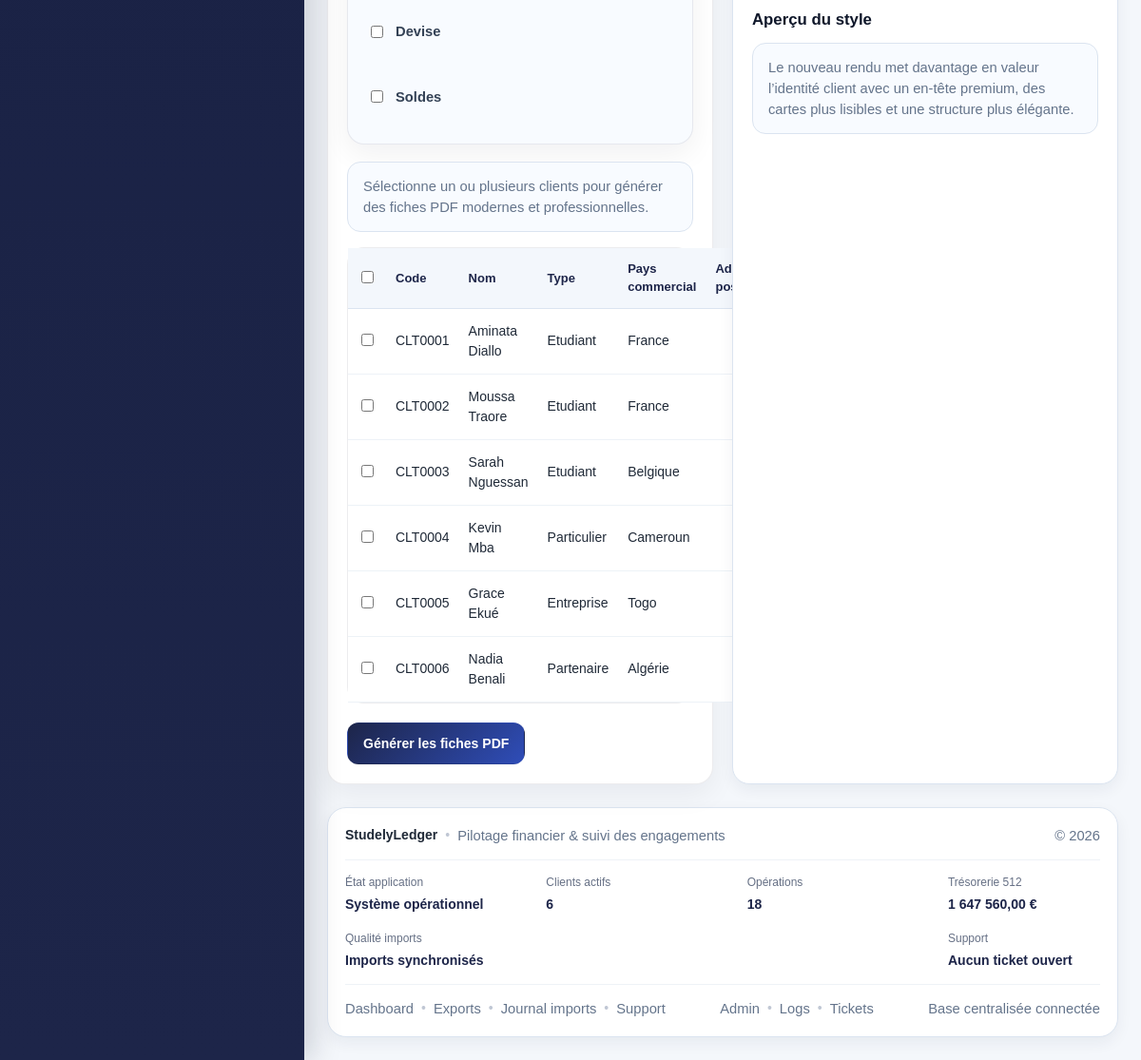
The app's page /modules/statements/client_profiles.php (signed in, lower part), older data.
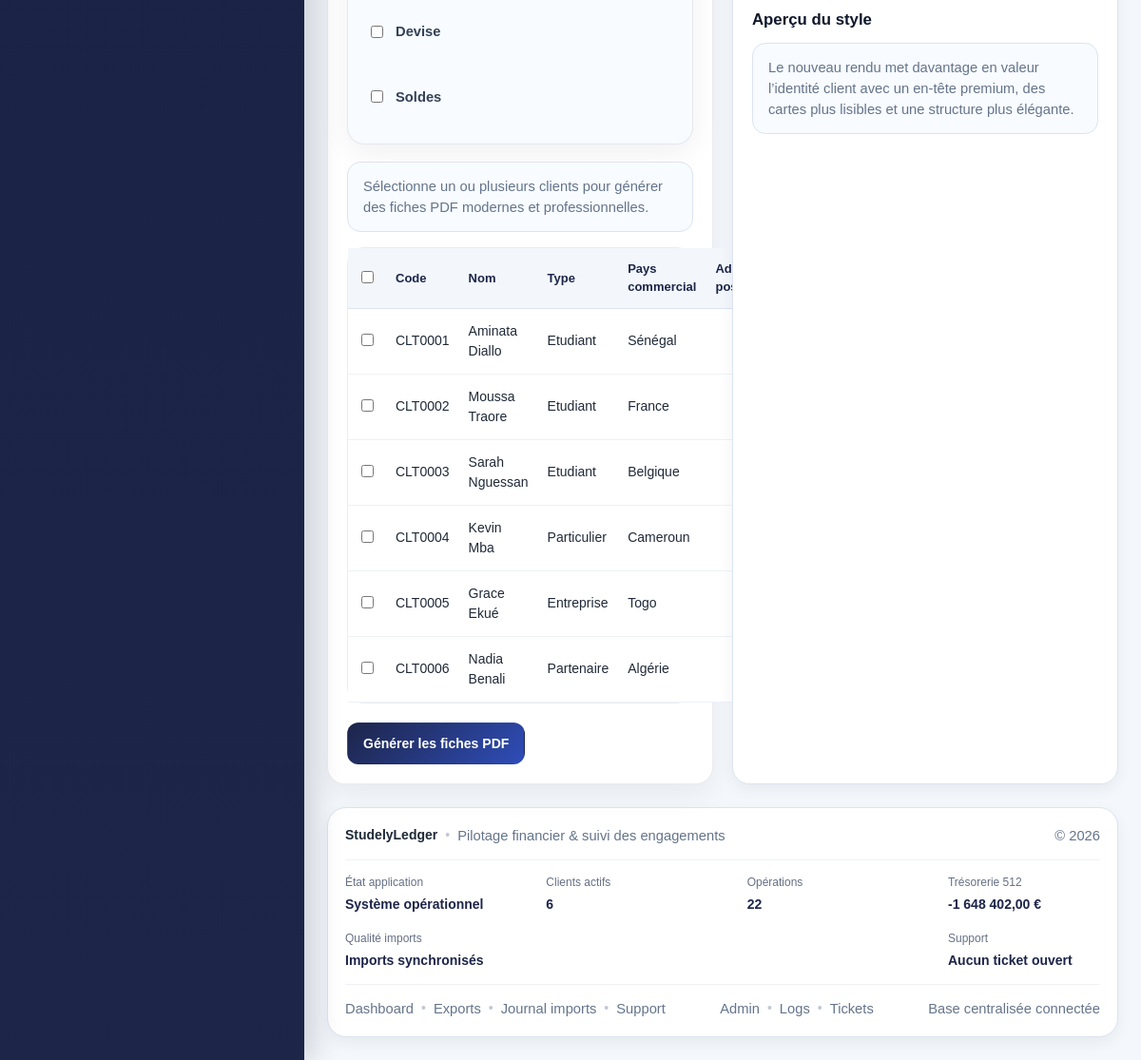
The same page, newer data.
### tables this page shows
CREATE TABLE `clients` (
  `id` int(11) NOT NULL,
  `client_code` varchar(20) NOT NULL,
  `first_name` varchar(150) NOT NULL,
  `last_name` varchar(150) NOT NULL,
  `full_name` varchar(255) NOT NULL,
  `email` varchar(255) DEFAULT NULL,
  `phone` varchar(100) DEFAULT NULL,
  `postal_address` varchar(255) DEFAULT NULL,
  `country_origin` varchar(150) DEFAULT NULL,
  `country_destination` varchar(150) DEFAULT NULL,
  `country_commercial` varchar(150) DEFAULT NULL,
  `client_type` varchar(150) DEFAULT NULL,
  `client_status` varchar(150) DEFAULT NULL,
  `status_id` int(11) DEFAULT NULL,
  `category_id` int(11) DEFAULT NULL,
  `currency` varchar(10) NOT NULL DEFAULT 'EUR',
  `generated_client_account` varchar(50) NOT NULL,
  `initial_treasury_account_id` int(11) DEFAULT NULL,
  `is_active` tinyint(1) NOT NULL DEFAULT 1,
  `created_at` datetime NOT NULL DEFAULT current_timestamp(),
  `updated_at` datetime DEFAULT NULL
);

### includes/admin_functions.php (called while the page is built, shortened)
<?php
if (!function_exists('e')) {
    function e(?string $value): string
    {
        return htmlspecialchars((string)($value ?? ''), ENT_QUOTES, 'UTF-8');
    }
}

### modules/statements/client_profiles.php (the view, shortened to what the changed rows need)
<?php
$pdo = getPDO();
require_once __DIR__ . '/../../includes/admin_functions.php';
$selectFields = [
    'c.id',
    'c.client_code',
    'c.full_name',
    'c.first_name',
    'c.last_name',
    'c.client_type',
    'c.country_commercial',
    'c.generated_client_account',
    'ba.balance AS current_balance'
];
if (columnExists($pdo, 'clients', 'postal_address')) {
    $selectFields[] = 'c.postal_address';
}
$sql = "
    SELECT
        " . implode(",\n        ", $selectFields) . "
    FROM clients c
    LEFT JOIN client_bank_accounts cba ON cba.client_id = c.id
    LEFT JOIN bank_accounts ba ON ba.id = cba.bank_account_id
    WHERE 1=1
";
$params = [];
$sql .= " ORDER BY c.client_code ASC";
$stmt = $pdo->prepare($sql);
$stmt->execute($params);
$clients = $stmt->fetchAll(PDO::FETCH_ASSOC);
require_once __DIR__ . '/../../includes/document_start.php';
?>
<div class="layout">
    <div class="main">
        <div class="dashboard-grid-2">
            <div class="form-card">
                <form method="POST" action="<?= e(APP_URL) ?>modules/statements/generate_bulk_pdf.php" style="margin-top:20px;">
                    <div class="table-card" style="padding:0; box-shadow:none;">
                        <table>
                            <thead>
                                <tr>
                                    <th style="width:40px;"><input type="checkbox" id="select_all_profiles"></th>
                                    <th>Code</th>
                                    <th>Nom</th>
                                    <th>Type</th>
                                    <th>Pays commercial</th>
                                    <th>Adresse postale</th>
                                    <th>Compte 411</th>
                                    <th>Solde courant</th>
                                    <th>Action rapide</th>
                                </tr>
                            </thead>
                            <tbody>
                                <?php foreach ($clients as $client): ?>
                                    <tr>
                                        <td><input type="checkbox" name="client_ids[]" value="<?= (int)$client['id'] ?>" class="profile-checkbox"></td>
                                        <td><?= e($client['client_code'] ?? '') ?></td>
                                        <td><?= e($client['full_name'] ?? trim((string)($client['first_name'] ?? '') . ' ' . (string)($client['last_name'] ?? ''))) ?></td>
                                        <td><?= e($client['client_type'] ?? '') ?></td>
                                        <td><?= e($client['country_commercial'] ?? '') ?></td>
                                        <td><?= e($client['generated_client_account'] ?? '') ?></td>
                                        <td><?= number_format((float)($client['current_balance'] ?? 0), 2, ',', ' ') ?></td>
                                        <td>
                                            <a class="btn btn-success" href="<?= e(APP_URL) ?>modules/statements/generate_bulk_pdf.php?single=1&document_kind=profile&client_id=<?= (int)$client['id'] ?>">
                                            </a>
                                        </td>
                                    </tr>
                                <?php endforeach; ?>
                            </tbody>
                        </table>
                    </div>
                </form>
            </div>
        </div>
        <?php require_once __DIR__ . '/../../includes/footer.php'; ?>
    </div>
</div>
<?php require_once __DIR__ . '/../../includes/document_end.php'; ?>

### includes/footer.php (shortened to what the changed rows need)
<?php
require_once __DIR__ . '/admin_functions.php';
$totalOperations = 0;
$totalTreasuryBalance = 0.0;
try {
    if (tableExists($pdo, 'operations')) {
        $totalOperations = (int)$pdo->query("
            SELECT COUNT(*)
            FROM operations
        ")->fetchColumn();
    }
    if (tableExists($pdo, 'treasury_accounts')) {
        $totalTreasuryBalance = (float)$pdo->query("
            SELECT COALESCE(SUM(current_balance), 0)
            FROM treasury_accounts
            WHERE COALESCE(is_active, 1) = 1
        ")->fetchColumn();
    }
} catch (Throwable $e) {
}
?>
<footer class="app-footer">
    <div class="rich-footer">
        <div class="system-status-bar">
            <div class="status-item">
                <span class="status-label">Opérations</span>
                <span class="status-value"><?= number_format($totalOperations, 0, ',', ' ') ?></span>
            </div>
            <div class="status-item">
                <span class="status-label">Trésorerie 512</span>
                <span class="status-value"><?= number_format($totalTreasuryBalance, 2, ',', ' ') ?> €</span>
            </div>
        </div>
    </div>
</footer>

Row changes from the older to the newer data that the page shows:
changed clients "CLT0001": country_commercial "France" → "Sénégal"
Text that changed along with them:
$totalOperations: "18" → "22"
$totalTreasuryBalance: "1 647 560,00" → "-1 648 402,00"
